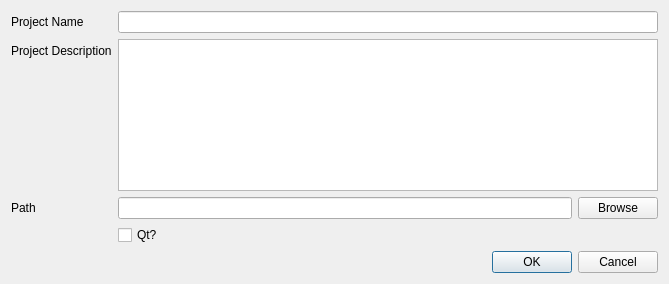
<?xml version="1.0" encoding="UTF-8"?>
<ui version="4.0">
 <class>ProjectWizardWindow</class>
 <widget class="QDialog" name="ProjectWizardWindow">
  <property name="geometry">
   <rect>
    <x>0</x>
    <y>0</y>
    <width>669</width>
    <height>284</height>
   </rect>
  </property>
  <property name="windowTitle">
   <string>Project Wizard</string>
  </property>
  <layout class="QGridLayout" name="gridLayout">
   <item row="0" column="0">
    <layout class="QFormLayout" name="formLayout">
     <item row="0" column="0">
      <widget class="QLabel" name="projectNameLabel">
       <property name="text">
        <string>Project Name</string>
       </property>
      </widget>
     </item>
     <item row="0" column="1">
      <widget class="QLineEdit" name="projectNameInput"/>
     </item>
     <item row="1" column="0">
      <widget class="QLabel" name="projectDescriptionLabel">
       <property name="text">
        <string>Project Description</string>
       </property>
      </widget>
     </item>
     <item row="1" column="1">
      <widget class="QPlainTextEdit" name="projectDescriptionInput"/>
     </item>
     <item row="2" column="0">
      <widget class="QLabel" name="pathLabel">
       <property name="text">
        <string>Path</string>
       </property>
      </widget>
     </item>
     <item row="2" column="1">
      <layout class="QHBoxLayout" name="PathInputLayout">
       <item>
        <widget class="QLineEdit" name="pathInput"/>
       </item>
       <item>
        <widget class="QPushButton" name="browseButton">
         <property name="text">
          <string>Browse</string>
         </property>
        </widget>
       </item>
      </layout>
     </item>
     <item row="3" column="1">
      <widget class="QCheckBox" name="qtInput">
       <property name="layoutDirection">
        <enum>Qt::LeftToRight</enum>
       </property>
       <property name="text">
        <string>Qt?</string>
       </property>
      </widget>
     </item>
    </layout>
   </item>
   <item row="1" column="0">
    <widget class="QDialogButtonBox" name="dialogButtons">
     <property name="orientation">
      <enum>Qt::Horizontal</enum>
     </property>
     <property name="standardButtons">
      <set>QDialogButtonBox::Cancel|QDialogButtonBox::Ok</set>
     </property>
    </widget>
   </item>
  </layout>
 </widget>
 <resources/>
 <connections>
  <connection>
   <sender>dialogButtons</sender>
   <signal>accepted()</signal>
   <receiver>ProjectWizardWindow</receiver>
   <slot>accept()</slot>
   <hints>
    <hint type="sourcelabel">
     <x>248</x>
     <y>254</y>
    </hint>
    <hint type="destinationlabel">
     <x>157</x>
     <y>274</y>
    </hint>
   </hints>
  </connection>
  <connection>
   <sender>dialogButtons</sender>
   <signal>rejected()</signal>
   <receiver>ProjectWizardWindow</receiver>
   <slot>reject()</slot>
   <hints>
    <hint type="sourcelabel">
     <x>316</x>
     <y>260</y>
    </hint>
    <hint type="destinationlabel">
     <x>286</x>
     <y>274</y>
    </hint>
   </hints>
  </connection>
 </connections>
</ui>
